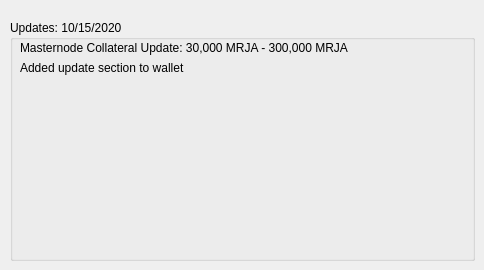
     <widget class="QWidget" name="tab_2">
      <attribute name="title">
       <string>News/Updates</string>
      </attribute>
      <widget class="QGroupBox" name="groupBox_4">
       <property name="geometry">
        <rect>
         <x>10</x>
         <y>20</y>
         <width>465</width>
         <height>241</height>
        </rect>
       </property>
       <property name="title">
        <string>Updates: 10/15/2020</string>
       </property>
       <widget class="QLabel" name="label_2">
        <property name="geometry">
         <rect>
          <x>10</x>
          <y>20</y>
          <width>381</width>
          <height>16</height>
         </rect>
        </property>
        <property name="text">
         <string>Masternode Collateral Update: 30,000 MRJA - 300,000 MRJA</string>
        </property>
       </widget>
       <widget class="QLabel" name="label_3">
        <property name="geometry">
         <rect>
          <x>10</x>
          <y>40</y>
          <width>381</width>
          <height>16</height>
         </rect>
        </property>
        <property name="text">
         <string>Added update section to wallet</string>
        </property>
       </widget>
       <widget class="QLabel" name="label_6">
        <property name="geometry">
         <rect>
          <x>10</x>
          <y>80</y>
          <width>381</width>
          <height>16</height>
         </rect>
        </property>
        <property name="text">
         <string/>
        </property>
       </widget>
      </widget>
     </widget>
